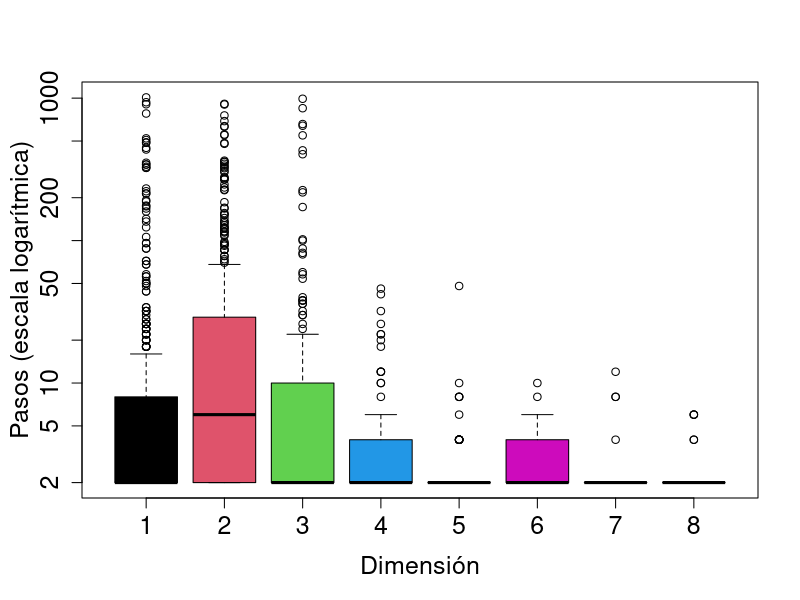

Write the R code that produced this figure.
repeticiones=500
paso=function(pos,dim){
  d=sample(1:dim,1)
  if (runif(1)<0.5){
    pos[d]=pos[d]-1
  } else{
    pos[d]=pos[d]+1
  }
  return(pos)
}


experimento <- function(largo,dim) {
  pos = rep(0,dim)
  for (i in 1:largo){
    pos = paso(pos,dim)
    if(all(pos[1:dim]==0)){
      return(i)
      break()
    }
  }
  if(!(all(pos[1:dim]==0))){
    return(Inf)
  }
}
datos <-  data.frame()
total<-c()
largo<-c(32,64,128,256,512,1024)

for(largo in largo){
for (dimension in 1:8){
  total[1]<-largo
  total[2]<-dimension
  for (i in 1:repeticiones){
  total[i+2]<-experimento(largo,dimension)
}
  datos<-rbind(datos,total)
  colnames(datos)<-c("Longitud", "Dimension",c(1:repeticiones))
}
}

l<-list()

for(i in 1:48){
  l[[i]]<-datos[i,3:502]
  l[[i]]<- l[[i]][l[[i]]<Inf]
    }

barras<-function(dim){
  regresos<-c()
  for(n in 1:6){
    regresos[n]<-length(l[[8*n-(8-dim)]])
  }
#  barplot(regresos, names.arg =c(32,64,128,256,512,1024), xlab="Longitud de la caminata", 
#         ylab="Cantidad de veces que regresó", col=palette("Pastel 2"))
  barplot((regresos/repeticiones)*100, names.arg =c(32,64,128,256,512,1024), xlab="Longitud de la caminata", 
          ylab="", col=palette("Pastel 2"), cex.axis = 1.5, cex.lab = 1.5)
  title(ylab="Porcentaje de las veces que regresó", mgp=c(2.5,1,0), cex.lab=1.5)
  return(regresos)
  }

box<-function(largo){
  regresos<-list()
  pasos<-c()
  for(n in 1:8){
    regresos[[n]]<-l[[n+8*(largo-1)]]
    pasos[n]<-length(regresos[[n]])
  }
  boxplot(regresos, names.arg=c(1:8), col = palette("Pastel 2"), log="y", xlab="Dimensión",
          ylab="", cex.axis=1.5, cex.lab=1.5)
  title(ylab="Pasos (escala logarítmica)", mgp=c(2.5,1,0), cex.lab=1.5)
  return(pasos)
}



png(file="Largo1024-pasos.png",
    width=3000, height=2600, res = 400)
    box(6)
dev.off()
